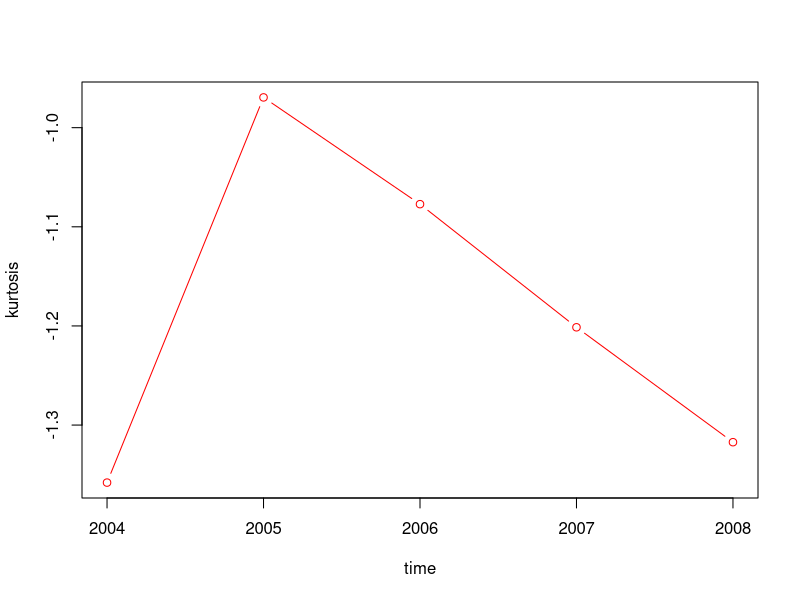

Here is the R script that generated this plot:
#Importing library

library(e1071)

# For downloading library;
# install.packages("e1071")

# Impoting the data

data = read.table("data.csv",header=T,sep=';')

# Data analysis

kurtosis2004=kurtosis(data$price2004)
kurtosis2005=kurtosis(data$price2005)
kurtosis2006=kurtosis(data$price2006)
kurtosis2007=kurtosis(data$price2007)
kurtosis2008=kurtosis(data$price2008)

# Joining data into one vector

kurtosis=c(kurtosis2004,kurtosis2005,kurtosis2006,kurtosis2007,kurtosis2008)

# Defining time period (for plotting)

time=2004:2008

# Plotting the data

plot(time,kurtosis,type="b",col="red")